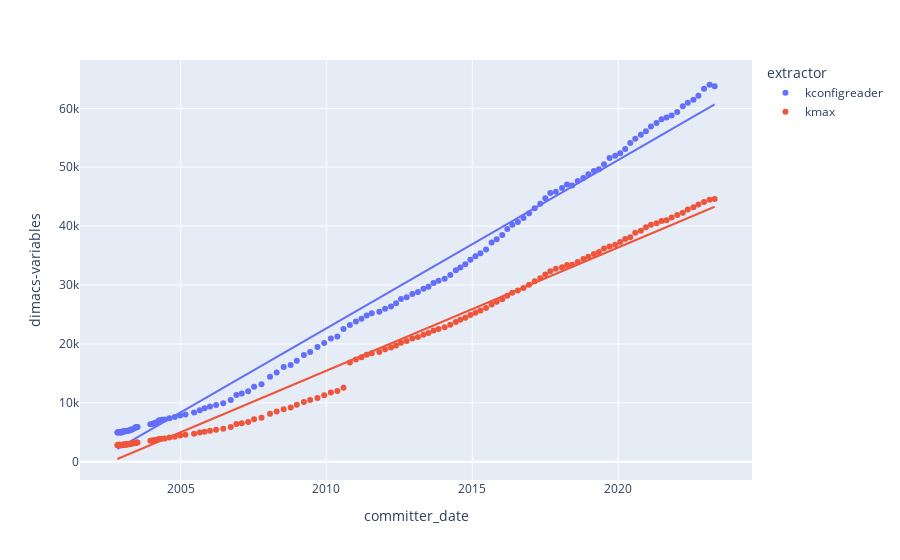

Source (notebook cell):
### Code cell
fig = px.scatter(df, x='committer_date', y='dimacs-variables', hover_data=['revision'], trendline='ols', color='extractor')
print("~#variables added per week (kconfigreader): " + str(int(added_weekly(fig, 0))))
print("~#variables added per week (kmax): " + str(int(added_weekly(fig, 1))))
fig

### Figure 1 — Plotly figure (JSON) as saved in the notebook; plotly's stock layout.template omitted (floating-point values rounded to 4 significant figures; data arrays with more than 128 entries replaced by an {"elided": "..."} marker saying what was removed)
{"data": [{"customdata": {"elided": "136x1 str values"}, "hovertemplate": "extractor=kconfigreader<br>committer_date=%{x}<br>dimacs-variables=%{y}<br>revision=%{customdata[0]}<extra></extra>", "legendgroup": "kconfigreader", "marker": {"color": "#636efa", "symbol": "circle"}, "mode": "markers", "name": "kconfigreader", "orientation": "v", "showlegend": true, "type": "scatter", "x": {"elided": "136 str values"}, "xaxis": "x", "y": {"elided": "136 int values"}, "yaxis": "y"}, {"hovertemplate": "<b>OLS trendline</b><br>dimacs-variables = 9.04455e-05 * committer_date + -91491.3<br>R<sup>2</sup>=0.988116<br><br>extractor=kconfigreader<br>committer_date=%{x}<br>dimacs-variables=%{y} <b>(trend)</b><extra></extra>", "legendgroup": "kconfigreader", "marker": {"color": "#636efa", "symbol": "circle"}, "mode": "lines", "name": "kconfigreader", "showlegend": false, "type": "scatter", "x": {"elided": "136 str values"}, "xaxis": "x", "y": {"elided": "136 float values"}, "yaxis": "y"}, {"customdata": {"elided": "136x1 str values"}, "hovertemplate": "extractor=kmax<br>committer_date=%{x}<br>dimacs-variables=%{y}<br>revision=%{customdata[0]}<extra></extra>", "legendgroup": "kmax", "marker": {"color": "#EF553B", "symbol": "circle"}, "mode": "markers", "name": "kmax", "orientation": "v", "showlegend": true, "type": "scatter", "x": {"elided": "136 str values"}, "xaxis": "x", "y": {"elided": "136 int values"}, "yaxis": "y"}, {"hovertemplate": "<b>OLS trendline</b><br>dimacs-variables = 6.62502e-05 * committer_date + -68153.9<br>R<sup>2</sup>=0.985012<br><br>extractor=kmax<br>committer_date=%{x}<br>dimacs-variables=%{y} <b>(trend)</b><extra></extra>", "legendgroup": "kmax", "marker": {"color": "#EF553B", "symbol": "circle"}, "mode": "lines", "name": "kmax", "showlegend": false, "type": "scatter", "x": {"elided": "136 str values"}, "xaxis": "x", "y": {"elided": "136 float values"}, "yaxis": "y"}], "layout": {"legend": {"title": {"text": "extractor"}, "tracegroupgap": 0}, "margin": {"t": 60}, "xaxis": {"anchor": "y", "domain": [0, 1], "title": {"text": "committer_date"}}, "yaxis": {"anchor": "x", "domain": [0, 1], "title": {"text": "dimacs-variables"}}}}
